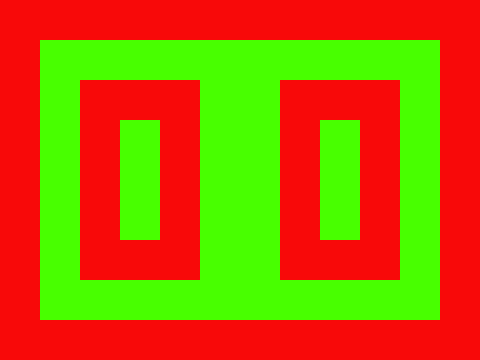

Below is a game level as drawn by its tile map, then a one-line description and the .tmx that defines it (tile-layer data replaced by summaries):
An orthogonal 12x9 tile map with 40x40 px tiles, 1 tile layer (Layer1).

<map version="1.0" orientation="orthogonal" renderorder="right-down" width="12" height="9" tilewidth="40" tileheight="40">
 <tileset firstgid="1" name="rec" tilewidth="40" tileheight="40">
  <image source="rec.png" width="80" height="40" />
 </tileset>
 <layer name="Layer1" width="12" height="9">
  <data>[108 cells, 108 non-empty, 2 distinct tile ids]</data>
 </layer>
</map>